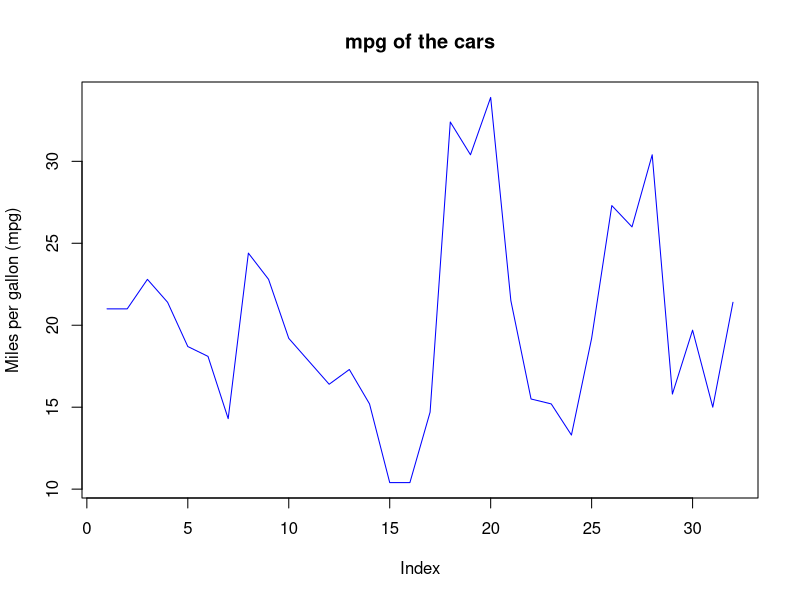

The R script that drew this image:
plot(mtcars$mpg,
     type="l", # line
     ylab="Miles per gallon (mpg)",
     main="mpg of the cars",
     col="blue"
)
